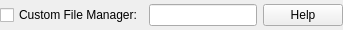
            <widget class="QWidget" name="customFileManagerContainer" native="true">
             <property name="minimumSize">
              <size>
               <width>0</width>
               <height>30</height>
              </size>
             </property>
             <property name="maximumSize">
              <size>
               <width>16777215</width>
               <height>30</height>
              </size>
             </property>
             <layout class="QHBoxLayout" name="horizontalLayout_14">
              <property name="leftMargin">
               <number>0</number>
              </property>
              <property name="topMargin">
               <number>0</number>
              </property>
              <property name="rightMargin">
               <number>0</number>
              </property>
              <property name="bottomMargin">
               <number>0</number>
              </property>
              <item>
               <widget class="QCheckBox" name="customFileManagerCheckBox">
                <property name="text">
                 <string>Custom File Manager:</string>
                </property>
               </widget>
              </item>
              <item>
               <widget class="QLineEdit" name="customFileManagerCommandLineEdit"/>
              </item>
              <item>
               <widget class="QPushButton" name="fileManagerHelpButton">
                <property name="text">
                 <string>Help</string>
                </property>
               </widget>
              </item>
             </layout>
            </widget>
